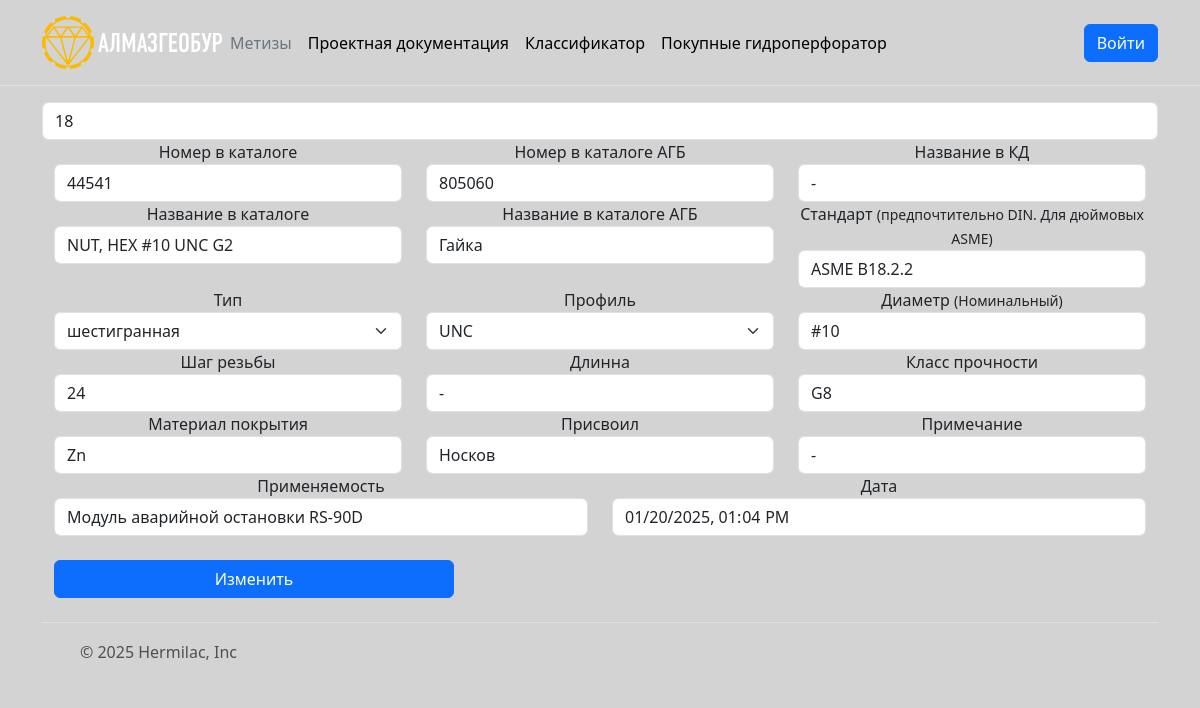
The page /metizes/patch/18 on the database its author committed.
### tables this page shows
CREATE TABLE Metizes(
    id INTEGER PRIMARY KEY,
    number_in_catalog TEXT,
    number_in_catalog_agb TEXT,
    name_in_catalog TEXT,
    name_in_kd TEXT,
    name_in_catalog_agb TEXT,
    standard TEXT,
    type TEXT,
    profile TEXT,
    diameter_nominal TEXT,
    step TEXT,
    length TEXT,
    accuracy TEXT,
    material_or_coverage TEXT,
    assigned TEXT,
    note TEXT,
    applicability TEXT,
    date TEXT);

### search/metizes/views.py (the view)
@router.get('/patch/{metiz_id}')
def edit_metiz(request: Request, metiz_id: int):
    current_date_time = datetime.now().strftime("%Y-%m-%dT%H:%M")
    item = db.search_item_by_index(metiz_id)[0]
    result_item = MetizBase(
        id=int(item[0]),
        number_in_catalog=item[1],
        number_in_catalog_agb=item[2],
        name_in_catalog=item[3],
        name_in_kd=item[4],
        name_in_catalog_agb=item[5],
        standard=item[6],
        type=item[7],
        profile=item[8],
        diameter_nominal=item[9],
        step=item[10],
        length=item[11],
        accuracy=item[12],
        material_or_coverage=item[13],
        assigned=item[14],
        note=item[15],
        applicability=item[16],
        date=item[17]
    )
    return templates.TemplateResponse('patch.html',
                                      {'request': request, 'current_datetime': current_date_time, "item": result_item})

### templates/patch.html (shortened to what this page needs)
{% extends 'base.html' %}
{% block content %}
<div class="container">
    <form action="/metizes/patch" method="POST">
        <input type="text" name="id" placeholder="id" class="form-control"
               value="{{ item.id }}" readonly/>
        <div class="container text-center">
            <div class="row">
                <div class="col">
                    <label>Номер в каталоге</label>
                    <input type="text" name="number_in_catalog" placeholder="number_in_katalog" class="form-control"
                           value="{{ item.number_in_catalog }}"/>
                </div>
                <div class="col">
                    <label>Номер в каталоге АГБ</label>
                    <input type="text" name="number_in_catalog_agb" placeholder="number_in_katalog_agb"
                           class="form-control" value="{{ item.number_in_catalog_agb }}"/>
                </div>
                <div class="col">
                    <label>Название в КД</label>
                    <input type="text" name="name_in_kd" placeholder="name_in_kd" class="form-control"
                           value="{{ item.name_in_kd }}"/>
                </div>
            </div>
        </div>
        <div class="container text-center">
            <div class="row">
                <div class="col">
                    <label>Название в каталоге</label>
                    <input type="text" name="name_in_catalog" placeholder="name_in_katalog" class="form-control"
                           value="{{ item.name_in_catalog }}"/>
                </div>
                <div class="col">
                    <label>Название в каталоге АГБ</label>
                    <input type="text" name="name_in_catalog_agb" placeholder="name_in_katalog_agb"
                           class="form-control" value="{{ item.name_in_catalog_agb }}"/>
                </div>
                <div class="col">
                    <label>Стандарт
                        <small>(предпочтительно DIN. Для дюймовых ASME)</small></label>
                    <input type="text" name="standard" placeholder="standard" class="form-control"
                           value="{{ item.standard }}"/>
                </div>
            </div>
        </div>
        <div class="container text-center">
            <div class="row">
                <div class="col">
                    <label>Тип</label>
                    <select class="form-select" aria-label="Default select example" id="type" name="type" typeof="text">
                        <option value="{{ item.type }}" selected>{{ item.type }}</option>
                    </select>
                </div>
                <div class="col">
                    <label>Профиль</label>
                    <select class="form-select" aria-label="Default select example" id="profile" name="profile"
                            typeof="text">
                        <option value="{{ item.profile }}" selected> {{ item.profile }}</option>
                    </select>
                </div>
                <div class="col">
                    <label>Диаметр <small>(Номинальный)</small></label>
                    <input type="text" name="diameter_nominal" placeholder="diameter" class="form-control"
                           value="{{item.diameter_nominal}}"/>
                </div>
            </div>
        </div>
        <div class="container text-center">
            <div class="row">
                <div class="col">
                    <label>Шаг резьбы</label>
                    <input type="text" name="step" placeholder="step" class="form-control" value="{{item.step}}"/>
                </div>
                <div class="col">
                    <label>Длинна</label>
                    <input type="text" name="length" placeholder="length" class="form-control" value="{{item.length}}"/>
                </div>
                <div class="col">
                    <label>Класс прочности</label>
                    <input type="text" name="accuracy" placeholder="accuracy" class="form-control"
                           value="{{item.accuracy}}"/>
                </div>
            </div>
        </div>
        <div class="container text-center">
            <div class="row">
                <div class="col">
                    <label>Материал покрытия</label>
                    <input type="text" name="material_or_coverage" placeholder="material" class="form-control"
                           value="{{item.material_or_coverage}}"/>
                </div>
                <div class="col">
                    <label>Присвоил</label>
                    <input required type="text" name="assigned" placeholder="assigned"
                           class="form-control" value="{{item.assigned}}"/>
                </div>
                <div class="col">
                    <label>Примечание</label>
                    <input type="text" name="note" placeholder="note" class="form-control" value="{{item.note}}"/>
                </div>
            </div>
        </div>
        <div class="container text-center">
            <div class="row">
                <div class="col">
                    <label>Применяемость</label>
                    <input type="text" name="applicability" placeholder="applicability" class="form-control"
                           value="{{item.applicability}}"/>
                </div>
                <div class="col">
                    <label>Дата</label>
                    <input type="datetime-local" name="date" placeholder="date"
                           class="form-control" value="{{ current_datetime }}" readonly/>
                </div>
            </div>
        </div>
        <br>
        <div class="container">
            <button class="btn btn-primary" style="width: 400px">Изменить</button>
        </div>
    </form>
</div>
{% endblock content %}

### templates/base.html (style rules this page uses)
body { background-color: #D3D3D3; }

### rows shown on the page
Metizes: id "18", number_in_catalog "44541", number_in_catalog_agb "805060", name_in_kd "-", name_in_catalog "NUT, HEX #10 UNC G2", name_in_catalog_agb "Гайка", standard "ASME B18.2.2", type "шестигранная", profile "UNC", diameter_nominal "#10", step "24", length "-", accuracy "G8", material_or_coverage "Zn", assigned "Носков", note "-", applicability "Модуль аварийной остановки RS-90D"
